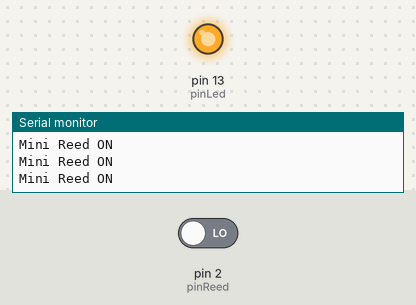
A sketch run on a simulated Arduino Uno, built with avr-gcc and run on an emulated ATmega328P. On the bench: output pins drawn as LEDs (lit = HIGH), the last lines printed to the serial monitor. Inputs (shaded band) come from the test bench; at power-on: pin 2 (pinReed) LOW. Pins used as bus, display or sensor lines are not drawn.

Above: at 1.3 s.
1.4 s: pin 2 (pinReed) driven HIGH
At 1.9 s:
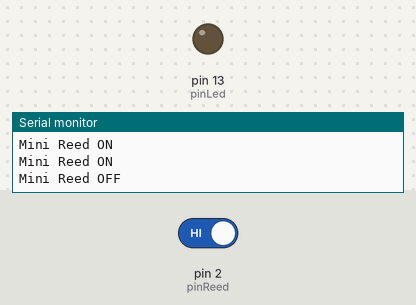
3.0 s: pin 2 (pinReed) driven LOW
At 4.2 s:
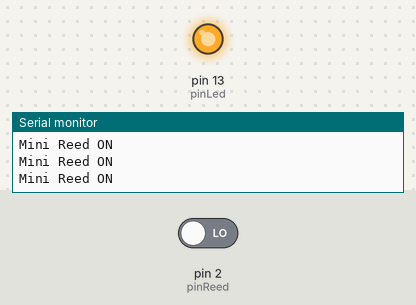
Timing chart, 0 to 6.0 s (numbered marks = the images above; inputs shaded):
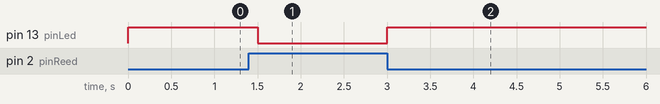

The sketch:

TEST_magnet.ino
```cpp
int pinGnd = 4;
int pinVcc = 3;
int pinReed = 2;
int pinLed = 13;
int buttonState;


void setup() {
  Serial.begin(115200);
  pinMode(pinGnd, OUTPUT);
  pinMode(pinVcc, OUTPUT);
  pinMode(pinReed, INPUT);
  pinMode(pinLed, OUTPUT);
  digitalWrite(pinGnd, LOW);
  digitalWrite(pinVcc, HIGH);
}

void loop() {
  if(digitalRead(pinReed)) { // Reed read
  Serial.println("Mini Reed OFF"); // HIGH
  }
  else {
  Serial.println("Mini Reed ON"); // LOW
  }

     buttonState = digitalRead(pinReed);

  if (buttonState == HIGH)
    {
       digitalWrite(pinLed, LOW);
    }
    else
    {
       digitalWrite(pinLed, HIGH);
    }
  delay(500);
}
```

Measured:
- after the input at 1.4 s, pin 13 (pinLed): HIGH → LOW after 0.10 s
- after the input at 3.0 s, pin 13 (pinLed): LOW → HIGH at once
